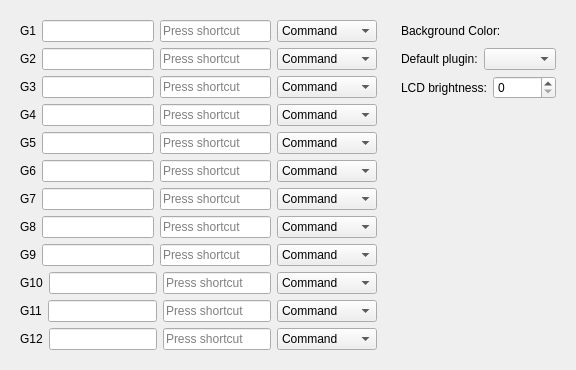
      <widget class="QWidget" name="M1">
       <property name="accessibleName">
        <string>m1</string>
       </property>
       <attribute name="title">
        <string>M1</string>
       </attribute>
       <layout class="QHBoxLayout" name="horizontalLayout_50">
        <item>
         <widget class="QWidget" name="widget" native="true">
          <layout class="QVBoxLayout" name="verticalLayout_5">
           <item>
            <layout class="QHBoxLayout" name="horizontalLayout_2">
             <item>
              <widget class="QLabel" name="label">
               <property name="text">
                <string>G1</string>
               </property>
              </widget>
             </item>
             <item>
              <widget class="QLineEdit" name="m1_G1"/>
             </item>
             <item>
              <widget class="QKeySequenceEdit" name="m1_G1_keys"/>
             </item>
             <item>
              <widget class="QComboBox" name="m1_G1_type">
               <property name="minimumSize">
                <size>
                 <width>100</width>
                 <height>0</height>
                </size>
               </property>
               <property name="currentText">
                <string>Command</string>
               </property>
               <item>
                <property name="text">
                 <string>Command</string>
                </property>
               </item>
               <item>
                <property name="text">
                 <string>KeyStrokes</string>
                </property>
               </item>
              </widget>
             </item>
            </layout>
           </item>
           <item>
            <layout class="QHBoxLayout" name="horizontalLayout_3">
             <item>
              <widget class="QLabel" name="label_2">
               <property name="text">
                <string>G2</string>
               </property>
              </widget>
             </item>
             <item>
              <widget class="QLineEdit" name="m1_G2"/>
             </item>
             <item>
              <widget class="QKeySequenceEdit" name="m1_G2_keys"/>
             </item>
             <item>
              <widget class="QComboBox" name="m1_G2_type">
               <property name="minimumSize">
                <size>
                 <width>100</width>
                 <height>0</height>
                </size>
               </property>
               <item>
                <property name="text">
                 <string>Command</string>
                </property>
               </item>
               <item>
                <property name="text">
                 <string>KeyStroke</string>
                </property>
               </item>
              </widget>
             </item>
            </layout>
           </item>
           <item>
            <layout class="QHBoxLayout" name="horizontalLayout_5">
             <item>
              <widget class="QLabel" name="label_4">
               <property name="text">
                <string>G3</string>
               </property>
              </widget>
             </item>
             <item>
              <widget class="QLineEdit" name="m1_G3"/>
             </item>
             <item>
              <widget class="QKeySequenceEdit" name="m1_G3_keys"/>
             </item>
             <item>
              <widget class="QComboBox" name="m1_G3_type">
               <property name="minimumSize">
                <size>
                 <width>100</width>
                 <height>0</height>
                </size>
               </property>
               <item>
                <property name="text">
                 <string>Command</string>
                </property>
               </item>
               <item>
                <property name="text">
                 <string>KeyStroke</string>
                </property>
               </item>
              </widget>
             </item>
            </layout>
           </item>
           <item>
            <layout class="QHBoxLayout" name="horizontalLayout_4">
             <item>
              <widget class="QLabel" name="label_3">
               <property name="text">
                <string>G4</string>
               </property>
              </widget>
             </item>
             <item>
              <widget class="QLineEdit" name="m1_G4"/>
             </item>
             <item>
              <widget class="QKeySequenceEdit" name="m1_G4_keys"/>
             </item>
             <item>
              <widget class="QComboBox" name="m1_G4_type">
               <property name="minimumSize">
                <size>
                 <width>100</width>
                 <height>0</height>
                </size>
               </property>
               <item>
                <property name="text">
                 <string>Command</string>
                </property>
               </item>
               <item>
                <property name="text">
                 <string>KeyStroke</string>
                </property>
               </item>
              </widget>
             </item>
            </layout>
           </item>
           <item>
            <layout class="QHBoxLayout" name="horizontalLayout_6">
             <item>
              <widget class="QLabel" name="label_5">
               <property name="text">
                <string>G5</string>
               </property>
              </widget>
             </item>
             <item>
              <widget class="QLineEdit" name="m1_G5"/>
             </item>
             <item>
              <widget class="QKeySequenceEdit" name="m1_G5_keys"/>
             </item>
             <item>
              <widget class="QComboBox" name="m1_G5_type">
               <property name="minimumSize">
                <size>
                 <width>100</width>
                 <height>0</height>
                </size>
               </property>
               <item>
                <property name="text">
                 <string>Command</string>
                </property>
               </item>
               <item>
                <property name="text">
                 <string>KeyStroke</string>
                </property>
               </item>
              </widget>
             </item>
            </layout>
           </item>
           <item>
            <layout class="QHBoxLayout" name="horizontalLayout_7">
             <item>
              <widget class="QLabel" name="label_6">
               <property name="text">
                <string>G6</string>
               </property>
              </widget>
             </item>
             <item>
              <widget class="QLineEdit" name="m1_G6"/>
             </item>
             <item>
              <widget class="QKeySequenceEdit" name="m1_G6_keys"/>
             </item>
             <item>
              <widget class="QComboBox" name="m1_G6_type">
               <property name="minimumSize">
                <size>
                 <width>100</width>
                 <height>0</height>
                </size>
               </property>
               <item>
                <property name="text">
                 <string>Command</string>
                </property>
               </item>
               <item>
                <property name="text">
                 <string>KeyStroke</string>
                </property>
               </item>
              </widget>
             </item>
            </layout>
           </item>
           <item>
            <layout class="QHBoxLayout" name="horizontalLayout_8">
             <item>
              <widget class="QLabel" name="label_7">
               <property name="text">
                <string>G7</string>
               </property>
              </widget>
             </item>
             <item>
              <widget class="QLineEdit" name="m1_G7"/>
             </item>
             <item>
              <widget class="QKeySequenceEdit" name="m1_G7_keys"/>
             </item>
             <item>
              <widget class="QComboBox" name="m1_G7_type">
               <property name="minimumSize">
                <size>
                 <width>100</width>
                 <height>0</height>
                </size>
               </property>
               <item>
                <property name="text">
                 <string>Command</string>
                </property>
               </item>
               <item>
                <property name="text">
                 <string>KeyStroke</string>
                </property>
               </item>
              </widget>
             </item>
            </layout>
           </item>
           <item>
            <layout class="QHBoxLayout" name="horizontalLayout_9">
             <item>
              <widget class="QLabel" name="label_8">
               <property name="text">
                <string>G8</string>
               </property>
              </widget>
             </item>
             <item>
              <widget class="QLineEdit" name="m1_G8"/>
             </item>
             <item>
              <widget class="QKeySequenceEdit" name="m1_G8_keys"/>
             </item>
             <item>
              <widget class="QComboBox" name="m1_G8_type_2">
               <property name="minimumSize">
                <size>
                 <width>100</width>
                 <height>0</height>
                </size>
               </property>
               <item>
                <property name="text">
                 <string>Command</string>
                </property>
               </item>
               <item>
                <property name="text">
                 <string>KeyStroke</string>
                </property>
               </item>
              </widget>
             </item>
            </layout>
           </item>
           <item>
            <layout class="QHBoxLayout" name="horizontalLayout_10">
             <item>
              <widget class="QLabel" name="label_9">
               <property name="text">
                <string>G9</string>
               </property>
              </widget>
             </item>
             <item>
              <widget class="QLineEdit" name="m1_G9"/>
             </item>
             <item>
              <widget class="QKeySequenceEdit" name="m1_G9_keys"/>
             </item>
             <item>
              <widget class="QComboBox" name="m1_G9_type">
               <property name="minimumSize">
                <size>
                 <width>100</width>
                 <height>0</height>
                </size>
               </property>
               <item>
                <property name="text">
                 <string>Command</string>
                </property>
               </item>
               <item>
                <property name="text">
                 <string>KeyStroke</string>
                </property>
               </item>
              </widget>
             </item>
            </layout>
           </item>
           <item>
            <layout class="QHBoxLayout" name="horizontalLayout_11">
             <item>
              <widget class="QLabel" name="label_10">
               <property name="text">
                <string>G10</string>
               </property>
              </widget>
             </item>
             <item>
              <widget class="QLineEdit" name="m1_G10"/>
             </item>
             <item>
              <widget class="QKeySequenceEdit" name="m1_G10_keys"/>
             </item>
             <item>
              <widget class="QComboBox" name="m1_G10_type">
               <property name="minimumSize">
                <size>
                 <width>100</width>
                 <height>0</height>
                </size>
               </property>
               <item>
                <property name="text">
                 <string>Command</string>
                </property>
               </item>
               <item>
                <property name="text">
                 <string>KeyStroke</string>
                </property>
               </item>
              </widget>
             </item>
            </layout>
           </item>
           <item>
            <layout class="QHBoxLayout" name="horizontalLayout_12">
             <item>
              <widget class="QLabel" name="label_11">
               <property name="text">
                <string>G11</string>
               </property>
              </widget>
             </item>
             <item>
              <widget class="QLineEdit" name="m1_G11"/>
             </item>
             <item>
              <widget class="QKeySequenceEdit" name="m1_G11_keys"/>
             </item>
             <item>
              <widget class="QComboBox" name="m1_G11_type">
               <property name="minimumSize">
                <size>
                 <width>100</width>
                 <height>0</height>
                </size>
               </property>
               <item>
                <property name="text">
                 <string>Command</string>
                </property>
               </item>
               <item>
                <property name="text">
                 <string>KeyStroke</string>
                </property>
               </item>
              </widget>
             </item>
            </layout>
           </item>
           <item>
            <layout class="QHBoxLayout" name="horizontalLayout_13">
             <item>
              <widget class="QLabel" name="label_12">
               <property name="text">
                <string>G12</string>
               </property>
              </widget>
             </item>
             <item>
              <widget class="QLineEdit" name="m1_G12"/>
             </item>
             <item>
              <widget class="QKeySequenceEdit" name="m1_G12_keys"/>
             </item>
             <item>
              <widget class="QComboBox" name="m1_G12_type">
               <property name="minimumSize">
                <size>
                 <width>100</width>
                 <height>0</height>
                </size>
               </property>
               <item>
                <property name="text">
                 <string>Command</string>
                </property>
               </item>
               <item>
                <property name="text">
                 <string>KeyStroke</string>
                </property>
               </item>
              </widget>
             </item>
            </layout>
           </item>
          </layout>
         </widget>
        </item>
        <item>
         <widget class="QWidget" name="widget_2" native="true">
          <property name="maximumSize">
           <size>
            <width>300</width>
            <height>16777215</height>
           </size>
          </property>
          <layout class="QVBoxLayout" name="verticalLayout_3">
           <item>
            <layout class="QHBoxLayout" name="horizontalLayout_51">
             <item>
              <widget class="QLabel" name="label_49">
               <property name="text">
                <string>Background Color:</string>
               </property>
              </widget>
             </item>
             <item>
              <widget class="QPushButton" name="m1BackgroundColorButton">
               <property name="autoFillBackground">
                <bool>true</bool>
               </property>
               <property name="text">
                <string/>
               </property>
               <property name="flat">
                <bool>true</bool>
               </property>
              </widget>
             </item>
            </layout>
           </item>
           <item>
            <layout class="QHBoxLayout" name="m1HorizontalLayout">
             <property name="sizeConstraint">
              <enum>QLayout::SizeConstraint::SetDefaultConstraint</enum>
             </property>
             <item>
              <widget class="QLabel" name="label_50">
               <property name="text">
                <string>Default plugin:</string>
               </property>
              </widget>
             </item>
             <item>
              <widget class="QComboBox" name="m1DefaultPlugin"/>
             </item>
            </layout>
           </item>
           <item>
            <layout class="QHBoxLayout" name="horizontalLayout_62">
             <property name="sizeConstraint">
              <enum>QLayout::SizeConstraint::SetDefaultConstraint</enum>
             </property>
             <item>
              <widget class="QLabel" name="label_57">
               <property name="text">
                <string>LCD brightness:</string>
               </property>
              </widget>
             </item>
             <item>
              <widget class="QSpinBox" name="m1Brightness">
               <property name="maximum">
                <number>255</number>
               </property>
               <property name="singleStep">
                <number>10</number>
               </property>
              </widget>
             </item>
            </layout>
           </item>
           <item>
            <spacer name="verticalSpacer">
             <property name="orientation">
              <enum>Qt::Orientation::Vertical</enum>
             </property>
             <property name="sizeHint" stdset="0">
              <size>
               <width>20</width>
               <height>40</height>
              </size>
             </property>
            </spacer>
           </item>
          </layout>
         </widget>
        </item>
       </layout>
      </widget>
